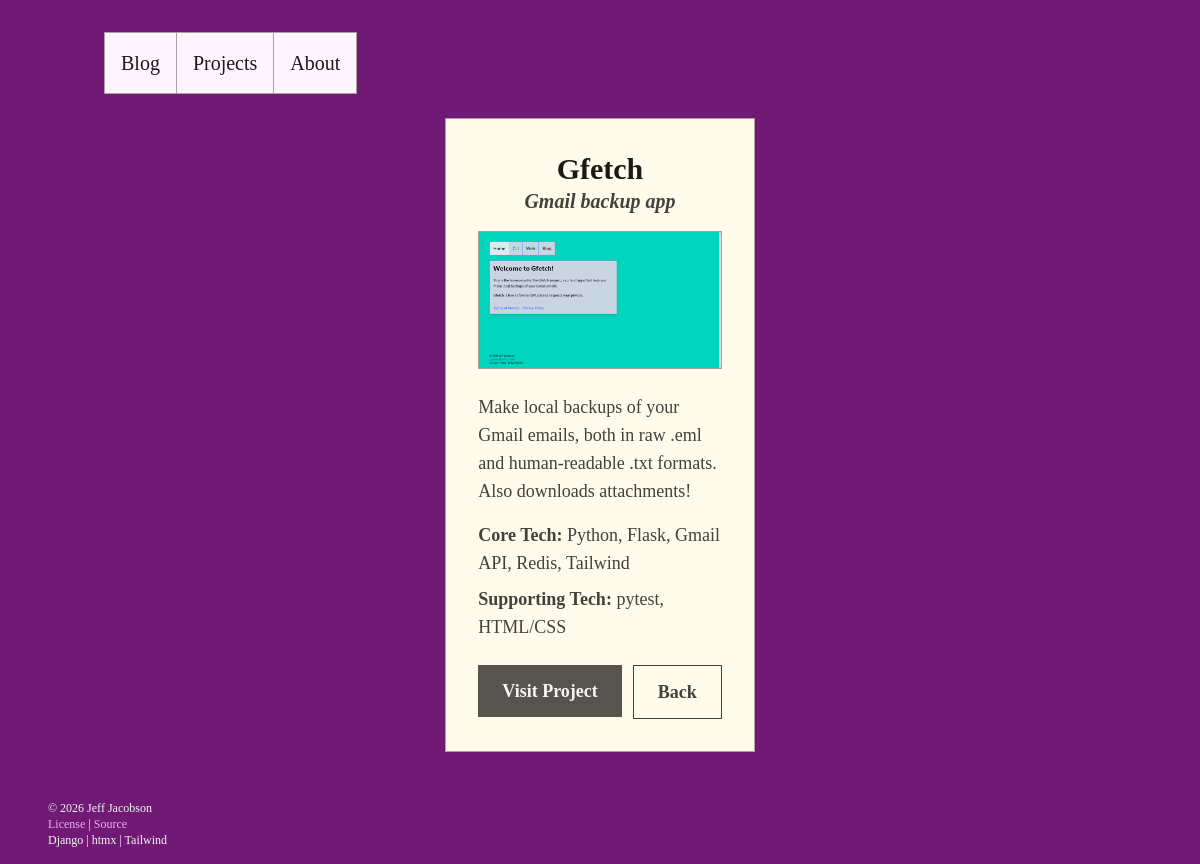
/3/, run on an earlier commit of the app's database.
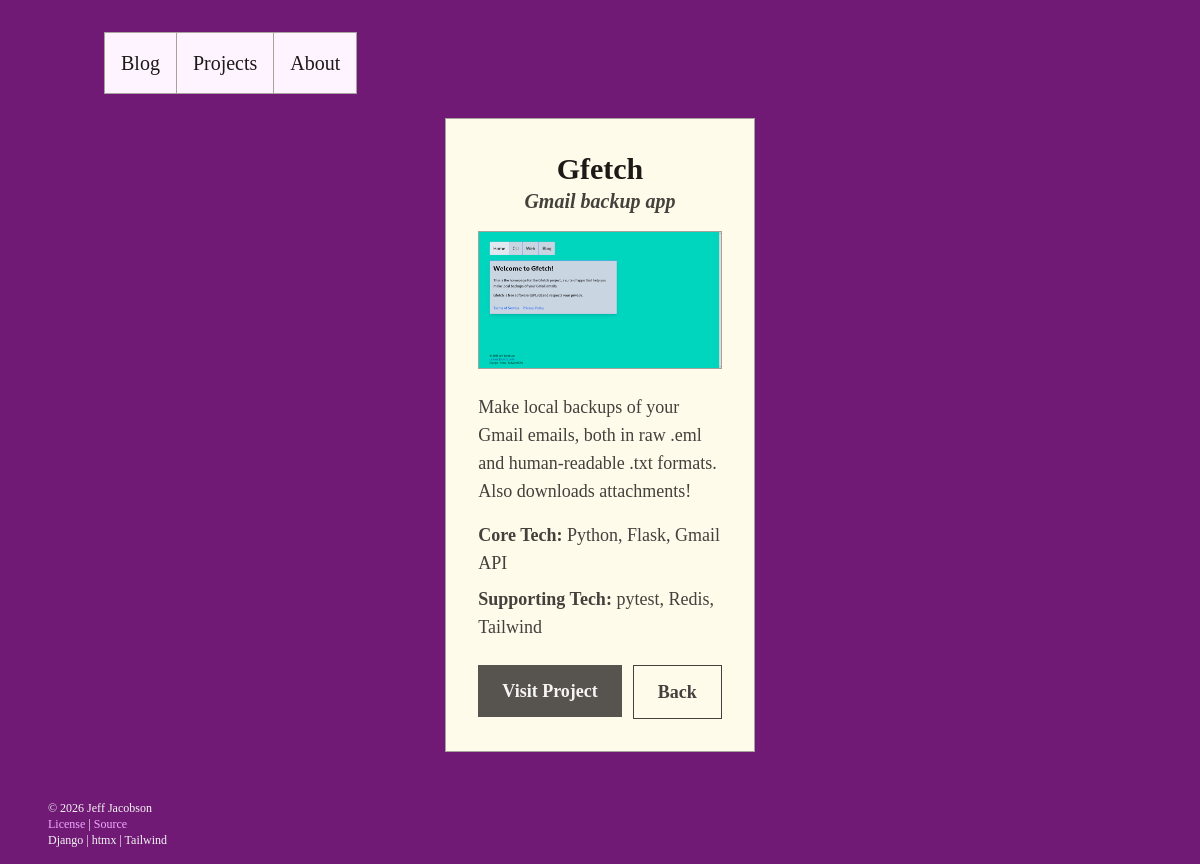
And on a later commit of the database.
### portfolio/models.py (models this page shows, shortened)
class Project(models.Model):
    order = models.IntegerField(default=0)
    title = models.CharField(max_length=50)
    blurb = models.CharField(max_length=100, null=True, blank=True)
    description = models.TextField(default="Description goes here")
    core_tech = models.CharField(max_length=200, null=True, blank=True)
    supporting_tech = models.CharField(max_length=200, null=True, blank=True)
    url = models.URLField(null=True, blank=True)
    screenshot = models.CharField(max_length=100, null=True, blank=True)
    class Meta:
            ordering = ['order']

### portfolio/views.py (the view)
# urls.py: path('<int:pk>/', views.details, name="details"),
def details(request, pk):
    project = Project.objects.get(pk=pk)
    if request.headers.get('HX-Request'):
        return render(request, 'portfolio/_details.html', {'project': project})
    return render(
        request, "portfolio/index.html",
        {"projects": Project.objects.all(), "selected_project": project}
        )

### portfolio/templates/portfolio/index.html
{% extends "base.html" %}
{% block content %}
<div id="tab-content">
    {% if show_about %}
        {% include "portfolio/_about.html" %}
    {% elif selected_project %}
        {% include "portfolio/_details.html" with project=selected_project %}
    {% elif show_projects %}
        {% include "portfolio/_projects.html" %}
    {% elif selected_post %}
        {% include "blog/_post.html" with post=selected_post %}
    {% else %}
        {% include "blog/_blog.html" %}
    {% endif %}
</div>
{% endblock %}

### portfolio/templates/portfolio/_details.html
{% load static %}
<div id="tab-content">
  <div class="grid grid-cols-1 md:grid-cols-2 lg:grid-cols-3 gap-8">
    <div class="col-start-1 col-end-2 md:col-start-2 md:col-end-3 lg:col-start-2 lg:col-end-3">
      <div id="details-card" class="bg-amber-50 border border-stone-400 p-8">
        <h1 class="text-3xl font-bold text-center text-stone-900">{{ project.title }}</h1>
        <h2 class="text-xl font-bold text-center mb-4 text-stone-700"><em>{{ project.blurb }}</em></h2>
        <img
          src="{% static 'images/' %}{{ project.screenshot }}"
          alt="Screenshot of {{ project.title }}"
          class="w-full h-auto mb-6 border border-stone-400"
        >
        <p class="text-stone-700 text-lg my-4">{{ project.description }}</p>
        <p class="text-lg text-stone-700 mb-2">
          <strong>Core Tech:</strong> {{ project.core_tech }}
        </p>
        <p class="text-lg text-stone-700 mb-2">
          <strong>Supporting Tech:</strong> {{ project.supporting_tech }}
        </p>
        <div class="flex justify-between mt-6">
        {% if project.title == "Portfolio" %}
        <button disabled class="bg-stone-300 text-stone-400 text-lg font-bold py-3 px-6 cursor-not-allowed">
          Visit Project
        </button>
        {% else %}
        <a href="{{ project.url }}" target="_blank">
          <button class="bg-stone-600 hover:bg-fuchsia-700 text-stone-100 text-lg font-bold py-3 px-6">
            Visit Project
          </button>
        </a>
        {% endif %}
        <button
          class="bg-transparent hover:bg-fuchsia-700 text-lg hover:text-stone-100 text-stone-700 border border-stone-700 hover:border-orange-50 font-bold py-3 px-6"
          hx-get="{% url 'projects' %}"
          hx-target="#tab-content"
          hx-swap="innerHTML"
          hx-push-url="{% url 'projects' %}"
        >
          Back
        </button>
        </div>
      </div>
    </div>
  </div>
</div>

What changed in the data, as far as the page shows it:
changed Project "Gfetch": core_tech "Python, Flask, Gmail API, Redis, Tailwind" → "Python, Flask, Gmail API"; supporting_tech "pytest, HTML/CSS" → "pytest, Redis, Tailwind"
